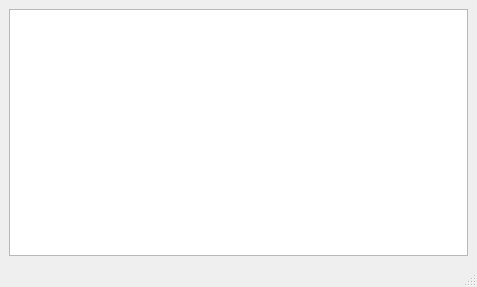
<?xml version="1.0" encoding="UTF-8"?>
<ui version="4.0">
 <class>PlotWindow</class>
 <widget class="QMainWindow" name="PlotWindow">
  <property name="geometry">
   <rect>
    <x>0</x>
    <y>0</y>
    <width>477</width>
    <height>287</height>
   </rect>
  </property>
  <property name="windowTitle">
   <string>MainWindow</string>
  </property>
  <widget class="QWidget" name="centralwidget">
   <layout class="QVBoxLayout" name="verticalLayout">
    <item>
     <widget class="QChartView" name="graphicsView"/>
    </item>
   </layout>
  </widget>
  <widget class="QMenuBar" name="menubar">
   <property name="geometry">
    <rect>
     <x>0</x>
     <y>0</y>
     <width>477</width>
     <height>23</height>
    </rect>
   </property>
  </widget>
  <widget class="QStatusBar" name="statusbar"/>
 </widget>
 <customwidgets>
  <customwidget>
   <class>QChartView</class>
   <extends>QGraphicsView</extends>
   <header location="global">QtCharts/QtCharts</header>
  </customwidget>
 </customwidgets>
 <resources/>
 <connections/>
</ui>
